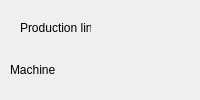
              <widget class="QWidget" name="monitor_month_page">
               <layout class="QVBoxLayout" name="verticalLayout_13">
                <property name="leftMargin">
                 <number>0</number>
                </property>
                <property name="topMargin">
                 <number>0</number>
                </property>
                <property name="rightMargin">
                 <number>0</number>
                </property>
                <property name="bottomMargin">
                 <number>0</number>
                </property>
                <item>
                 <widget class="QFrame" name="frame_16">
                  <property name="frameShape">
                   <enum>QFrame::NoFrame</enum>
                  </property>
                  <layout class="QHBoxLayout" name="horizontalLayout_16">
                   <property name="spacing">
                    <number>6</number>
                   </property>
                   <property name="leftMargin">
                    <number>10</number>
                   </property>
                   <property name="topMargin">
                    <number>10</number>
                   </property>
                   <property name="rightMargin">
                    <number>10</number>
                   </property>
                   <property name="bottomMargin">
                    <number>10</number>
                   </property>
                   <item>
                    <widget class="QFrame" name="frame_18">
                     <property name="maximumSize">
                      <size>
                       <width>180</width>
                       <height>16777215</height>
                      </size>
                     </property>
                     <property name="frameShape">
                      <enum>QFrame::NoFrame</enum>
                     </property>
                     <widget class="QTableView" name="month_plan_table_line">
                      <property name="geometry">
                       <rect>
                        <x>10</x>
                        <y>30</y>
                        <width>160</width>
                        <height>231</height>
                       </rect>
                      </property>
                      <property name="frameShape">
                       <enum>QFrame::NoFrame</enum>
                      </property>
                     </widget>
                     <widget class="QLabel" name="label_24">
                      <property name="geometry">
                       <rect>
                        <x>10</x>
                        <y>10</y>
                        <width>71</width>
                        <height>16</height>
                       </rect>
                      </property>
                      <property name="text">
                       <string>Production line</string>
                      </property>
                     </widget>
                    </widget>
                   </item>
                   <item>
                    <widget class="QWidget" name="month_plan_chart_line" native="true"/>
                   </item>
                  </layout>
                 </widget>
                </item>
                <item>
                 <widget class="QFrame" name="frame_15">
                  <property name="frameShape">
                   <enum>QFrame::NoFrame</enum>
                  </property>
                  <layout class="QVBoxLayout" name="verticalLayout_12">
                   <property name="spacing">
                    <number>6</number>
                   </property>
                   <property name="leftMargin">
                    <number>10</number>
                   </property>
                   <property name="topMargin">
                    <number>10</number>
                   </property>
                   <property name="rightMargin">
                    <number>10</number>
                   </property>
                   <property name="bottomMargin">
                    <number>10</number>
                   </property>
                   <item>
                    <widget class="QLabel" name="label_23">
                     <property name="maximumSize">
                      <size>
                       <width>16777215</width>
                       <height>20</height>
                      </size>
                     </property>
                     <property name="text">
                      <string>Machine</string>
                     </property>
                    </widget>
                   </item>
                   <item>
                    <widget class="QWidget" name="month_plan_chart_mc" native="true"/>
                   </item>
                  </layout>
                 </widget>
                </item>
               </layout>
              </widget>
